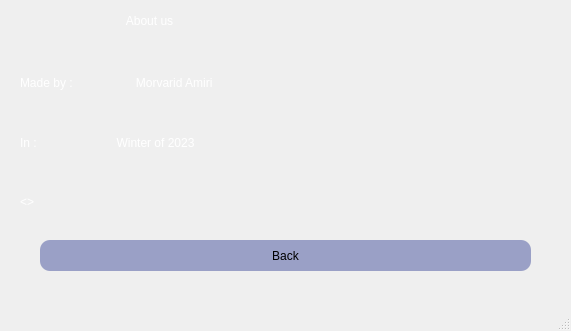
<?xml version="1.0" encoding="UTF-8"?>
<ui version="4.0">
 <class>about</class>
 <widget class="QMainWindow" name="about">
  <property name="geometry">
   <rect>
    <x>0</x>
    <y>0</y>
    <width>571</width>
    <height>331</height>
   </rect>
  </property>
  <property name="windowTitle">
   <string>MainWindow</string>
  </property>
  <property name="styleSheet">
   <string notr="true">background-color: #0a0e1a;

QLabel
{
   font: 17pt &quot;Cooper Black&quot;;
   color : rgb(255, 255, 255);
}

QPushButton
{
font: 11pt &quot;Calibri Light&quot;;
background-color : #9aa0c6;
color : rgb(0, 0, 0);
padding : 5px;
border-radius : 10px;
}
QPushButton:hover
{
color : rgb(0, 0, 0);
background-color:rgb(255,255,255);

}

QLineEdit
{
	font: 19pt &quot;MV Boli&quot;;
}
Lable
{
   font: 40pt &quot;Viner Hand ITC&quot;;
}
</string>
  </property>
  <widget class="QWidget" name="centralwidget">
   <widget class="QLabel" name="label">
    <property name="geometry">
     <rect>
      <x>10</x>
      <y>0</y>
      <width>551</width>
      <height>41</height>
     </rect>
    </property>
    <property name="styleSheet">
     <string notr="true">
font: 17pt &quot;Cooper Black&quot;;
color : rgb(255, 255, 255);</string>
    </property>
    <property name="text">
     <string>                                   About us</string>
    </property>
   </widget>
   <widget class="QLabel" name="label_2">
    <property name="geometry">
     <rect>
      <x>20</x>
      <y>60</y>
      <width>531</width>
      <height>45</height>
     </rect>
    </property>
    <property name="styleSheet">
     <string notr="true">
color : rgb(255, 255, 255);
font: 19pt &quot;MV Boli&quot;;</string>
    </property>
    <property name="text">
     <string>Made by :                   Morvarid Amiri</string>
    </property>
   </widget>
   <widget class="QLabel" name="label_3">
    <property name="geometry">
     <rect>
      <x>20</x>
      <y>120</y>
      <width>531</width>
      <height>45</height>
     </rect>
    </property>
    <property name="styleSheet">
     <string notr="true">
color : rgb(255, 255, 255);
font: 19pt &quot;MV Boli&quot;;</string>
    </property>
    <property name="text">
     <string>In :                        Winter of 2023 </string>
    </property>
   </widget>
   <widget class="QLabel" name="label_4">
    <property name="geometry">
     <rect>
      <x>20</x>
      <y>180</y>
      <width>531</width>
      <height>45</height>
     </rect>
    </property>
    <property name="styleSheet">
     <string notr="true">
color : rgb(255, 255, 255);
font: 19pt &quot;MV Boli&quot;;</string>
    </property>
    <property name="text">
     <string>         &lt;&lt;University of Isfahan&gt;&gt;</string>
    </property>
   </widget>
   <widget class="QPushButton" name="back">
    <property name="geometry">
     <rect>
      <x>40</x>
      <y>240</y>
      <width>491</width>
      <height>31</height>
     </rect>
    </property>
    <property name="styleSheet">
     <string notr="true">QPushButton
{
font: 11pt &quot;Calibri Light&quot;;
background-color : #9aa0c6;
color : rgb(0, 0, 0);
padding : 5px;
border-radius : 10px;
}
QPushButton:hover
{
color : rgb(0, 0, 0);
background-color:rgb(255,255,255);

}
</string>
    </property>
    <property name="text">
     <string>Back</string>
    </property>
   </widget>
  </widget>
  <widget class="QMenuBar" name="menubar">
   <property name="geometry">
    <rect>
     <x>0</x>
     <y>0</y>
     <width>571</width>
     <height>21</height>
    </rect>
   </property>
  </widget>
  <widget class="QStatusBar" name="statusbar"/>
 </widget>
 <resources/>
 <connections/>
</ui>
